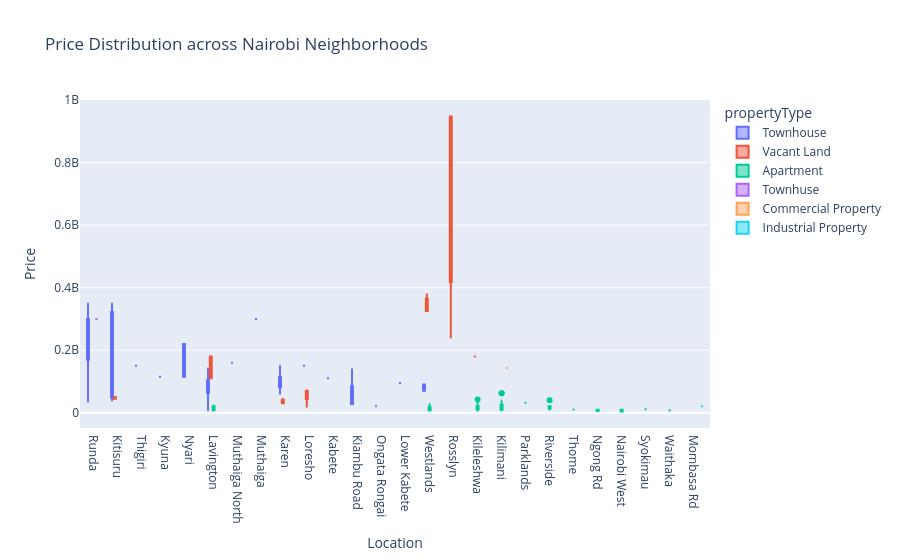

Notebook code cell kept with this figure:
### Code cell
# 3. Interactive Price Distribution by Location 
fig = px.box(df_clean, x="Location", y="Price", color="propertyType",
             title="Price Distribution across Nairobi Neighborhoods")
#  fig.write_html("../images/price_distribution_by_location.html") 
fig.show()

### Figure 1 — Plotly figure (JSON) as saved in the notebook; plotly's stock layout.template omitted (floating-point values rounded to 4 significant figures)
{"data": [{"alignmentgroup": "True", "hovertemplate": "propertyType=Townhouse<br>Location=%{x}<br>Price=%{y}<extra></extra>", "legendgroup": "Townhouse", "marker": {"color": "#636efa"}, "name": "Townhouse", "notched": false, "offsetgroup": "Townhouse", "orientation": "v", "showlegend": true, "type": "box", "x": ["Runda", "Kitisuru", "Runda", "Thigiri", "Kyuna", "Nyari", "Runda", "Nyari", "Nyari", "Runda", "Lavington", "Nyari", "Nyari", "Runda", "Kitisuru", "Lavington", "Lavington", "Lavington", "Kitisuru", "Muthaiga North", "Runda", "Runda", "Lavington", "Lavington", "Lavington", "Runda", "Thigiri", "Lavington", "Runda", "Muthaiga", "Runda", "Runda", "Karen", "Karen", "Runda", "Karen", "Lavington", "Runda", "Kitisuru", "Lavington", "Kitisuru", "Lavington", "Lavington", "Kitisuru", "Runda", "Loresho", "Karen", "Kitisuru", "Kabete", "Karen", "Runda", "Runda", "Kiambu Road", "Lavington", "Karen", "Ongata Rongai", "Karen", "Lower Kabete", "Karen", "Westlands", "Runda", "Lavington", "Lavington", "Karen", "Thigiri", "Runda", "Westlands", "Lavington", "Lavington", "Lavington", "Kiambu Road", "Karen", "Kiambu Road", "Lavington", "Karen", "Lavington", "Runda", "Kiambu Road"], "x0": " ", "xaxis": "x", "y": [350000000.0, 80000000.0, 160000000.0, 150000000.0, 115300000.0, 115000000.0, 35000000.0, 220000000.0, 220000000.0, 200000000.0, 68000000.0, 115000000.0, 220000000.0, 200000000.0, 38000000.0, 78000000.0, 75000000.0, 140000000.0, 322600000.0, 160000000.0, 160000000.0, 200000000.0, 68000000.0, 75000000.0, 140000000.0, 160000000.0, 150000000.0, 142000000.0, 200000000.0, 300000000.0, 350000000.0, 300000000.0, 100000000.0, 90000000.0, 350000000.0, 90000000.0, 68000000.0, 200000000.0, 38000000.0, 72000000.0, 322600000.0, 75000000.0, 140000000.0, 80000000.0, 300000000.0, 150000000.0, 79000000.0, 350000000.0, 110000000.0, 99000000.0, 300000000.0, 350000000.0, 28000000.0, 88000000.0, 70000000.0, 20500000.0, 115000000.0, 95000000.0, 115000000.0, 70000000.0, 250000000.0, 47000000.0, 75000000.0, 110000000.0, 150000000.0, 110000000.0, 90000000.0, 60000000.0, 120000000.0, 35000000.0, 28500000.0, 150000000.0, 140000000.0, 35000000.0, 60000000.0, 6730000.0, 200000000.0, 28000000.0], "y0": " ", "yaxis": "y"}, {"alignmentgroup": "True", "hovertemplate": "propertyType=Vacant Land<br>Location=%{x}<br>Price=%{y}<extra></extra>", "legendgroup": "Vacant Land", "marker": {"color": "#EF553B"}, "name": "Vacant Land", "notched": false, "offsetgroup": "Vacant Land", "orientation": "v", "showlegend": true, "type": "box", "x": ["Karen", "Westlands", "Loresho", "Kitisuru", "Loresho", "Westlands", "Rosslyn", "Karen", "Loresho", "Rosslyn", "Rosslyn", "Karen", "Loresho", "Kitisuru", "Westlands", "Westlands", "Lavington", "Kileleshwa", "Lavington"], "x0": " ", "xaxis": "x", "y": [30000000.0, 325000000.0, 18000000.0, 50000000.0, 70000000.0, 380000000.0, 240000000.0, 45000000.0, 70000000.0, 948000000.0, 948000000.0, 30000000.0, 70000000.0, 45000000.0, 325000000.0, 350000000.0, 110000000.0, 180000000.0, 180000000.0], "y0": " ", "yaxis": "y"}, {"alignmentgroup": "True", "hovertemplate": "propertyType=Apartment<br>Location=%{x}<br>Price=%{y}<extra></extra>", "legendgroup": "Apartment", "marker": {"color": "#00cc96"}, "name": "Apartment", "notched": false, "offsetgroup": "Apartment", "orientation": "v", "showlegend": true, "type": "box", "x": ["Kileleshwa", "Kilimani", "Kileleshwa", "Kilimani", "Kilimani", "Kilimani", "Westlands", "Westlands", "Westlands", "Parklands", "Kilimani", "Westlands", "Riverside", "Westlands", "Westlands", "Westlands", "Kilimani", "Westlands", "Kileleshwa", "Lavington", "Kilimani", "Kilimani", "Westlands", "Kilimani", "Kilimani", "Kileleshwa", "Kilimani", "Kileleshwa", "Kilimani", "Kilimani", "Kilimani", "Lavington", "Westlands", "Kilimani", "Kileleshwa", "Kileleshwa", "Kileleshwa", "Riverside", "Kileleshwa", "Riverside", "Kileleshwa", "Lavington", "Lavington", "Lavington", "Lavington", "Kilimani", "Westlands", "Kilimani", "Kilimani", "Kilimani", "Kilimani", "Kilimani", "Kilimani", "Riverside", "Kilimani", "Lavington", "Kilimani", "Kilimani", "Kileleshwa", "Riverside", "Kileleshwa", "Kilimani", "Kilimani", "Thome", "Kilimani", "Kilimani", "Kileleshwa", "Kileleshwa", "Lavington", "Kileleshwa", "Lavington", "Kileleshwa", "Westlands", "Kileleshwa", "Westlands", "Ngong Rd", "Lavington", "Ngong Rd", "Lavington", "Kileleshwa", "Westlands", "Nairobi West", "Westlands", "Westlands", "Kilimani", "Syokimau", "Kilimani", "Westlands", "Kilimani", "Kileleshwa", "Lavington", "Westlands", "Kilimani", "Westlands", "Westlands", "Kileleshwa", "Kileleshwa", "Waithaka", "Kilimani", "Riverside", "Kilimani", "Westlands", "Nairobi West", "Kilimani"], "x0": " ", "xaxis": "x", "y": [25500000.0, 9500000.0, 42000000.0, 9500000.0, 9000000.0, 7200000.0, 28390000.0, 17500000.0, 28390000.0, 32000000.0, 9000000.0, 12000000.0, 8700000.0, 12000000.0, 8000000.0, 12600000.0, 7000000.0, 18330000.0, 25500000.0, 20500000.0, 9000000.0, 7000000.0, 16290000.0, 12500000.0, 23500000.0, 9000000.0, 33500000.0, 16000000.0, 21500000.0, 22500000.0, 16000000.0, 24000000.0, 17500000.0, 62500000.0, 34000000.0, 5700000.0, 6500000.0, 13500000.0, 16000000.0, 13500000.0, 9000000.0, 24000000.0, 20500000.0, 8500000.0, 6500000.0, 23500000.0, 17500000.0, 33500000.0, 22500000.0, 16000000.0, 25000000.0, 39000000.0, 16000000.0, 20500000.0, 62500000.0, 16000000.0, 27000000.0, 22000000.0, 16000000.0, 40000000.0, 16000000.0, 29000000.0, 26000000.0, 10000000.0, 33500000.0, 16000000.0, 15000000.0, 15000000.0, 8500000.0, 12000000.0, 6500000.0, 18500000.0, 22000000.0, 20000000.0, 25000000.0, 5360000.0, 12000000.0, 9500000.0, 20500000.0, 23000000.0, 14500000.0, 3500000.0, 6000000.0, 7850000.0, 9000000.0, 11000000.0, 15000000.0, 8000000.0, 12000000.0, 14500000.0, 12000000.0, 7890000.0, 12000000.0, 11850000.0, 6750000.0, 8500000.0, 15000000.0, 7500000.0, 9200000.0, 13500000.0, 12500000.0, 6000000.0, 9500000.0, 12500000.0], "y0": " ", "yaxis": "y"}, {"alignmentgroup": "True", "hovertemplate": "propertyType=Townhuse<br>Location=%{x}<br>Price=%{y}<extra></extra>", "legendgroup": "Townhuse", "marker": {"color": "#ab63fa"}, "name": "Townhuse", "notched": false, "offsetgroup": "Townhuse", "orientation": "v", "showlegend": true, "type": "box", "x": ["Runda"], "x0": " ", "xaxis": "x", "y": [300000000.0], "y0": " ", "yaxis": "y"}, {"alignmentgroup": "True", "hovertemplate": "propertyType=Commercial Property<br>Location=%{x}<br>Price=%{y}<extra></extra>", "legendgroup": "Commercial Property", "marker": {"color": "#FFA15A"}, "name": "Commercial Property", "notched": false, "offsetgroup": "Commercial Property", "orientation": "v", "showlegend": true, "type": "box", "x": ["Kilimani"], "x0": " ", "xaxis": "x", "y": [143000000.0], "y0": " ", "yaxis": "y"}, {"alignmentgroup": "True", "hovertemplate": "propertyType=Industrial Property<br>Location=%{x}<br>Price=%{y}<extra></extra>", "legendgroup": "Industrial Property", "marker": {"color": "#19d3f3"}, "name": "Industrial Property", "notched": false, "offsetgroup": "Industrial Property", "orientation": "v", "showlegend": true, "type": "box", "x": ["Mombasa Rd"], "x0": " ", "xaxis": "x", "y": [20670000.0], "y0": " ", "yaxis": "y"}], "layout": {"boxmode": "group", "legend": {"title": {"text": "propertyType"}, "tracegroupgap": 0}, "title": {"text": "Price Distribution across Nairobi Neighborhoods"}, "xaxis": {"anchor": "y", "domain": [0, 1], "title": {"text": "Location"}}, "yaxis": {"anchor": "x", "domain": [0, 1], "title": {"text": "Price"}}}}
